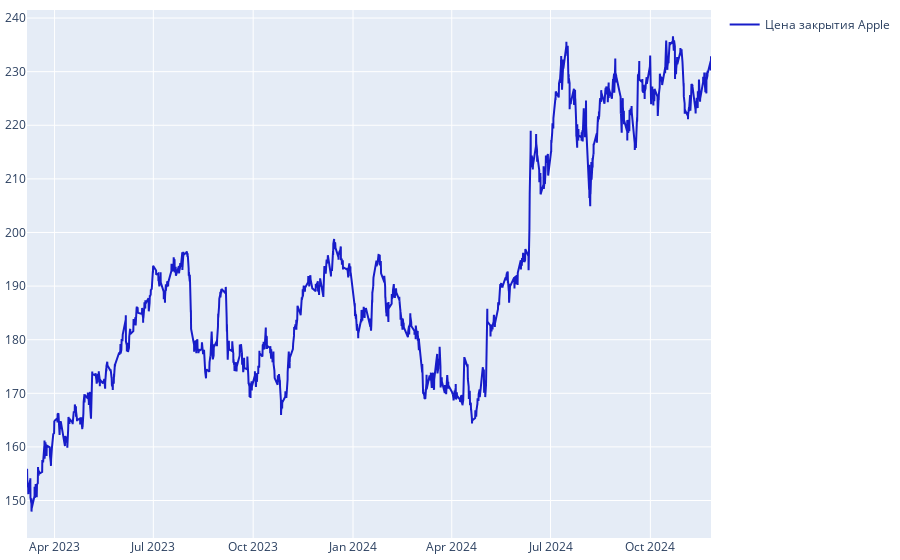
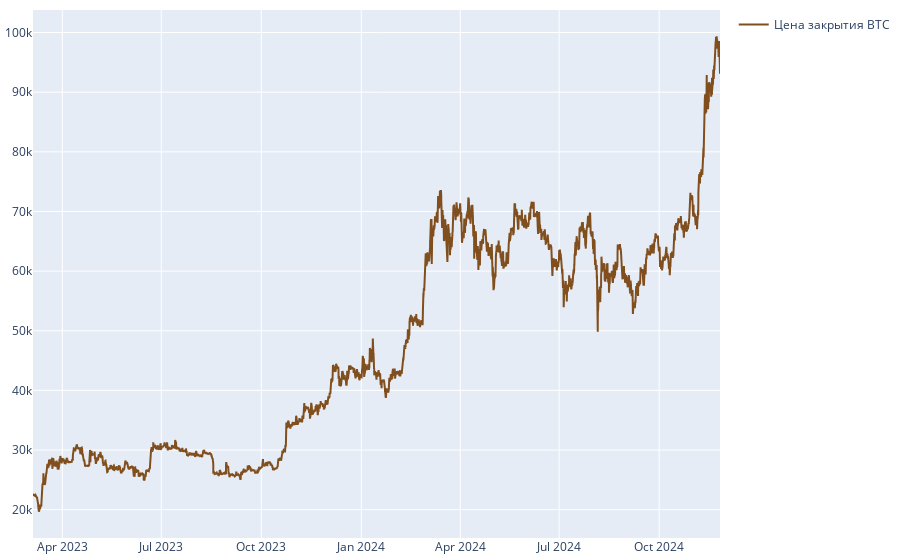

Source (notebook cell) for these figures, in order:
### Code cell
# создаю простые графики с ценами закрытия для Apple и BTC, чтобы удостовериться, что загрузка данных прошла успешно и
# при создании функции-загрузчика им можно пользоваться

fig = go.Figure(layout={"margin" : {"b" : 10, "l" : 5, "t" : 10}})

fig.add_trace(go.Scatter(x=df_snp.index,
                         y=df_snp[("AAPL", "Close")],
                         mode="lines",
                         name="Цена закрытия Apple",
                         showlegend=True,
                         line={"color" : "#171CC9"}))
fig.show()

fig.data = []
fig.add_trace(go.Scatter(x=df_ccur.index,
                         y=df_ccur[("BTC-USD", "Close")],
                         mode="lines",
                         name="Цена закрытия BTC",
                         showlegend=True,
                         line={"color" : "#814E1D"}))
fig.show()

### Figure 1 — Plotly figure (JSON) as saved in the notebook; plotly's stock layout.template omitted (floating-point values rounded to 4 significant figures; data arrays with more than 128 entries replaced by an {"elided": "..."} marker saying what was removed)
{"data": [{"line": {"color": "#171CC9"}, "mode": "lines", "name": "Цена закрытия Apple", "showlegend": true, "type": "scatter", "x": {"elided": "3040 str values"}, "y": {"elided": "3040 float values"}}], "layout": {"margin": {"b": 10, "l": 5, "t": 10}}}

### Figure 2 — Plotly figure (JSON) as saved in the notebook; plotly's stock layout.template omitted (floating-point values rounded to 4 significant figures; data arrays with more than 128 entries replaced by an {"elided": "..."} marker saying what was removed)
{"data": [{"line": {"color": "#814E1D"}, "mode": "lines", "name": "Цена закрытия BTC", "showlegend": true, "type": "scatter", "x": {"elided": "15084 str values"}, "y": {"elided": "15084 float values"}}], "layout": {"margin": {"b": 10, "l": 5, "t": 10}}}
